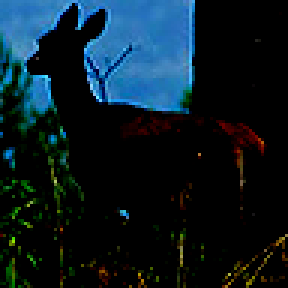
#> input picture compare_quality/images/original_1.png, 96 x 96 px, found by its file name (shown 3 times larger); its folder holds 4 pictures in this run
$ python compare_two_imgs.py images/original_1.png images/original_10.png   (older library calls are emulated)
#> lines starting #> are read from the running program, lines starting #| are printed output that depends on the picture
# import the necessary packages
import matplotlib
matplotlib.use('Agg')
from skimage.measure import compare_ssim as ssim
import matplotlib.pyplot as plt
import numpy as np
import cv2
import sys
import datetime

def mse(imageA, imageB):
	# the 'Mean Squared Error' between the two images is the
	# sum of the squared difference between the two images;
	# NOTE: the two images must have the same dimension
	err = np.sum((imageA.astype("float") - imageB.astype("float")) ** 2)
	err /= float(imageA.shape[0] * imageA.shape[1])

	# return the MSE, the lower the error, the more "similar"
	# the two images are
	return err

def compare_images(imageA, imageB, title):
	# compute the mean squared error and structural similarity
	# index for the images
	m = mse(imageA, imageB)
	s = ssim(imageA, imageB,multichannel=True)

	# setup the figure
	fig = plt.figure(title)
	plt.suptitle("MSE: %.2f, SSIM: %.2f" % (m, s))

	# show first image
	ax = fig.add_subplot(1, 2, 1)
	plt.imshow(imageA, cmap = plt.cm.gray)
	plt.axis("off")

	# show the second image
	ax = fig.add_subplot(1, 2, 2)
	plt.imshow(imageB, cmap = plt.cm.gray)
	plt.axis("off")

	# show the images
	plt.savefig(str(datetime.datetime.now().time())+'.png')

# load the images -- the original, the original + contrast,
# and the original + photoshop
original = cv2.imread("images/"+sys.argv[1])
#> original is the input picture: shape (96, 96, 3); mean B, G, R 36, 27.3, 10.6
contrast = cv2.imread("images/"+sys.argv[2])
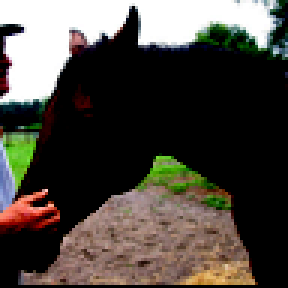
#> input picture compare_quality/images/original_10.png, 96 x 96 px, found by its file name (shown 3 times larger)
#> contrast is the input picture: shape (96, 96, 3); mean B, G, R 64.7, 71.9, 77


# initialize the figure
fig = plt.figure("Images")
images = ("Original", original), ("Contrast", contrast)

# loop over the images
for (i, (name, image)) in enumerate(images):
	# show the image
	ax = fig.add_subplot(1, 3, i + 1)
	ax.set_title(name)
	plt.imshow(image, cmap = plt.cm.gray)
	plt.axis("off")
#> this loop made 2 passes
#> name on passes 1 to 2: 'Original', 'Contrast'

# show the figure
plt.savefig(str(datetime.datetime.now().time())+'.png')
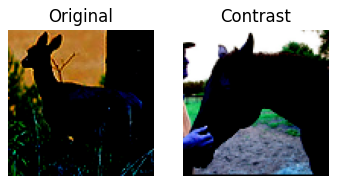
#> figure drawn by matplotlib, 2 panels; B, G, R data is drawn as R, G, B

# compare the images
compare_images(original, original, "Original vs. Original")
#> in mse, `err = np.sum((imageA.astype("float") - imageB.astype("float")) ** 2)`: err = 0
#> in compare_images, `s = ssim(imageA, imageB,multichannel=True)`: s = 1
#> in compare_images, `plt.savefig(str(datetime.datetime.now().time())+'.png')`:
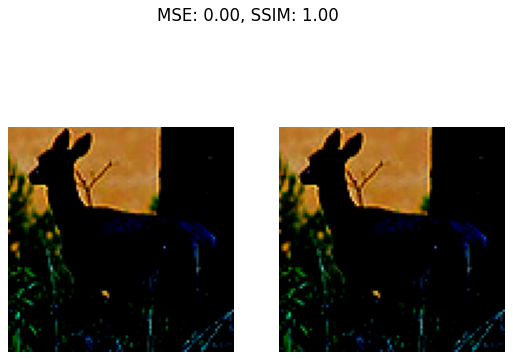
#> figure drawn by matplotlib, 2 panels; B, G, R data is drawn as R, G, B
compare_images(original, contrast, "Original vs. Contrast")
#> call 2 of compare_images, with title = 'Original vs. Contrast'
#> in compare_images (call 2), `m = mse(imageA, imageB)`: m = 34502.1
#> in compare_images (call 2), `s = ssim(imageA, imageB,multichannel=True)`: s = 0.228
#> in compare_images (call 2), `plt.savefig(str(datetime.datetime.now().time())+'.png')`:
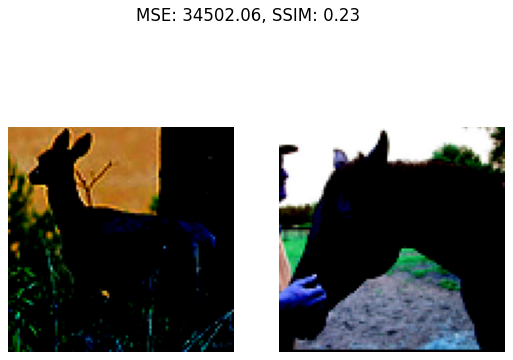
#> figure drawn by matplotlib, 2 panels; B, G, R data is drawn as R, G, B
